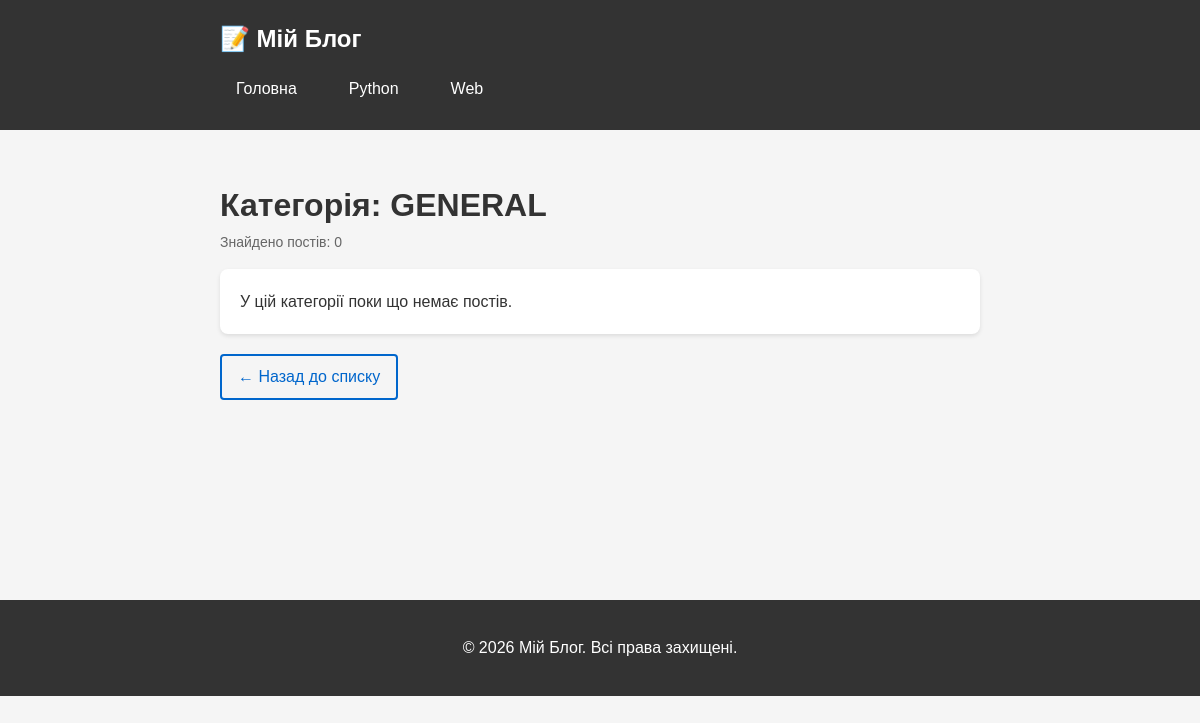
Before: /blog/category/general/ with the older database file.
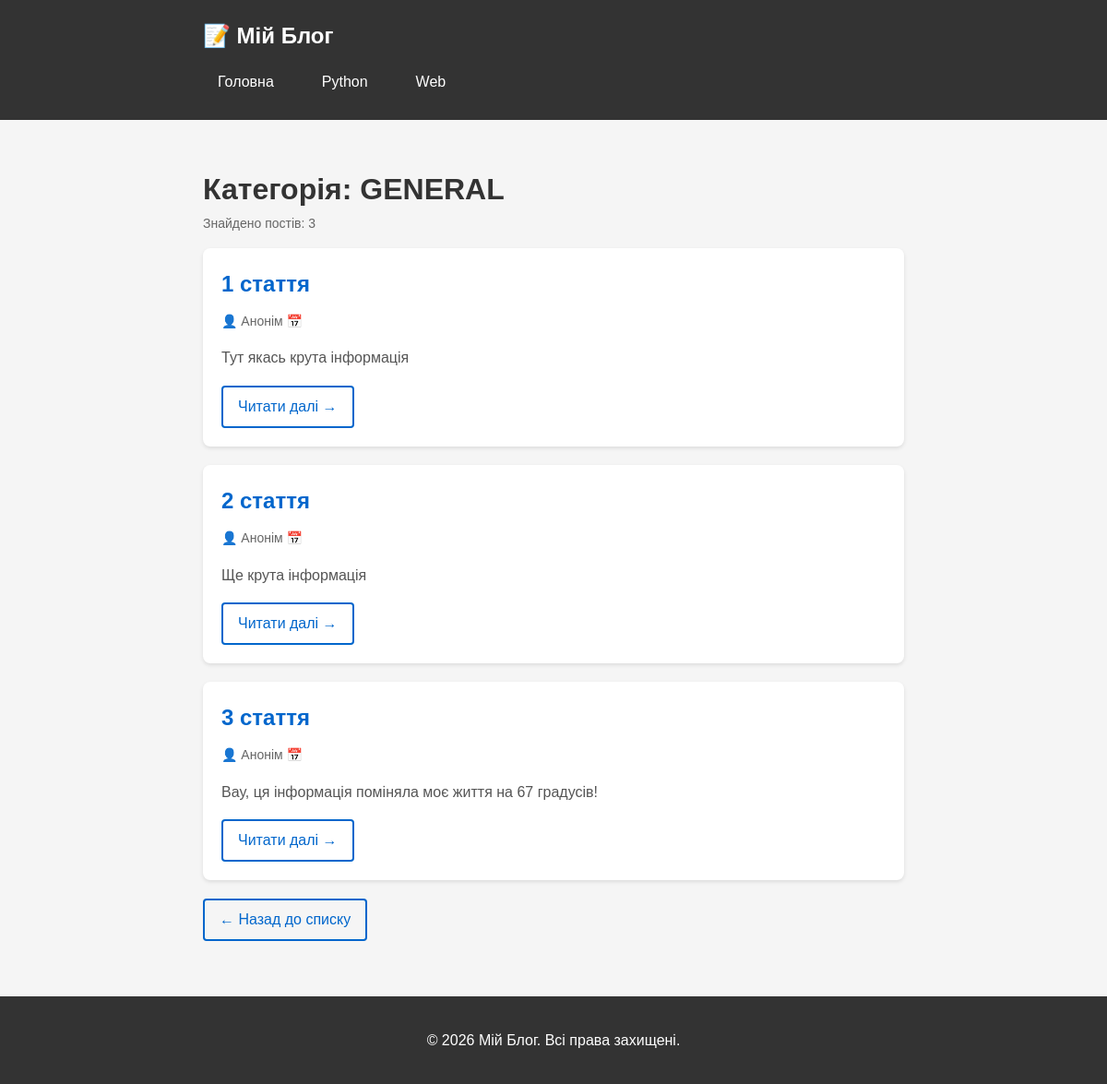
After: the same page with the newer database file.
### blog/models.py (models this page shows, shortened)
class Article(models.Model):
    title = models.CharField(max_length=200)
    content = models.TextField()
    created_at = models.DateTimeField(auto_now_add=True)
    category = models.CharField(max_length=100, default='general')
    author = models.CharField(max_length=100, default= 'Анонім')
    is_published = models.BooleanField(default=False)

### blog/views.py (the view)
# urls.py: path('category/<str:category_name>/', views.category_posts, name='category'),
def category_posts(request, category_name):
    posts = Article.objects.filter(category=category_name)
    return render(request, 'blog/category.html', {
        'category_name': category_name,
        'posts': posts,
    })

### blog/templates/blog/category.html (shortened to what this page needs)
{% load static %}
<!DOCTYPE html>
<html lang="uk">
<head>
    <link rel="stylesheet" href="{% static 'blog/css/style.css' %}">
</head>
<body>
    <header class="header">
        <div class="container">
            <h1 class="logo">📝 Мій Блог</h1>
            <nav class="nav">
                <a href="{% url 'blog:index' %}">Головна</a>
                <a href="{% url 'blog:category' 'python' %}">Python</a>
                <a href="{% url 'blog:category' 'web' %}">Web</a>
            </nav>
        </div>
    </header>
    <main class="main">
        <div class="container">
            <h1>Категорія: {{ category_name|upper }}</h1>
            <p class="post-meta">Знайдено постів: {{ posts|length }}</p>
            {% for post in posts %}
                <div class="post-card">
                    <h2>
                        <a href="{% url 'blog:post_detail' post.id %}">
                            {{ post.title }}
                        </a>
                    </h2>
                    <div class="post-meta">
                        <span>👤 {{ post.author|title }}</span>
                        <span>📅 {{ post.date }}</span>
                    </div>
                    <p class="post-content">
                        {{ post.content|truncatewords:20 }}
                    </p>
                    <a href="{% url 'blog:post_detail' post.id %}" class="read-more">
                        Читати далі →
                    </a>
                </div>
            {% empty %}
                <div class="post-card">
                    <p>У цій категорії поки що немає постів.</p>
                </div>
            {% endfor %}
            <a href="{% url 'blog:index' %}" class="read-more">← Назад до списку</a>
        </div>
    </main>
    <footer class="footer">
        <div class="container">
            <p>© 2026 Мій Блог. Всі права захищені.</p>
        </div>
    </footer>
</body>
</html>

Changed rows visible on the page:
added Article: title "1 стаття", author "Анонім", content "Тут якась крута інформація"
added Article: title "2 стаття", author "Анонім", content "Ще крута інформація"
added Article: title "3 стаття", author "Анонім", content "Вау, ця інформація поміняла моє життя на 67 градусів!"
Other visible differences:
{{ posts|length }}: "0" → "3"
text no longer shown: "У цій категорії поки що немає постів."
